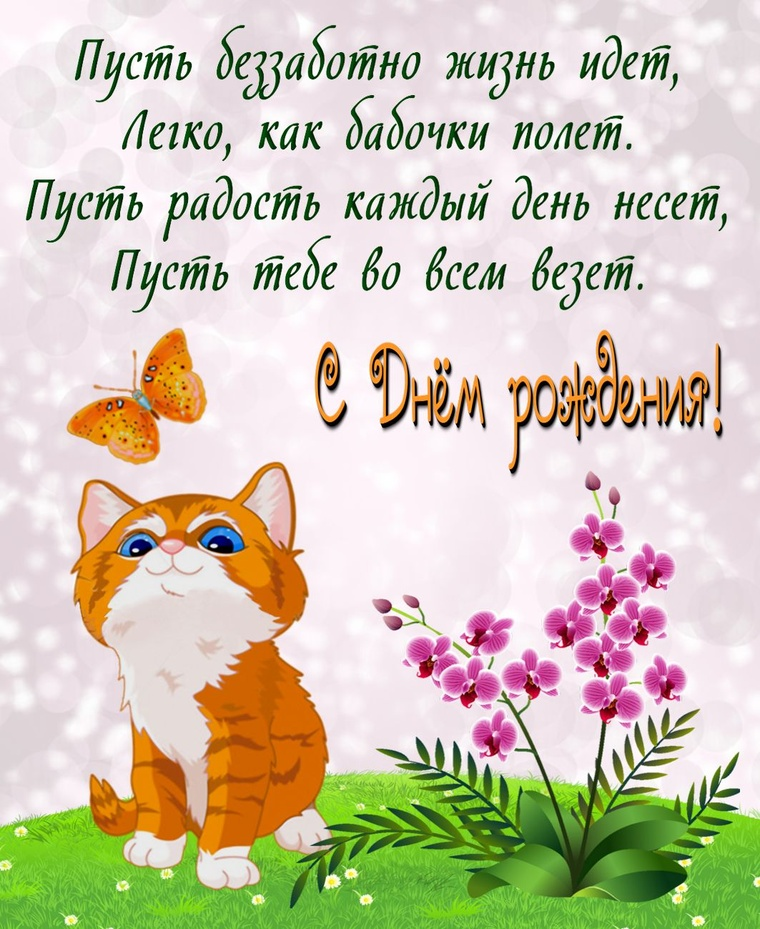
#> input picture Photos/1.jpg, 760 x 929 px, shrunk from 1063 x 1299 before the run, found by its file name
$ python pytesseract_ocr_code.py
#> lines starting #> are read from the running program, lines starting #| are printed output that depends on the picture
import cv2
import matplotlib.pyplot as plt
from PIL import Image, ImageEnhance, ImageFilter
import requests
from io import BytesIO
import pytesseract as pt
import numpy as np
pt.pytesseract.tesseract_cmd = r'C:\Users\ilya_\AppData\Local\tesseract.exe'

url = [
    "https://github.com/TiffanyICIS/TextInPhotoAutocorrector/blob/b9b552fa9191f51ed6d36af6c18609c973ebca6f/Photos/1.jpg?raw=true",
    "https://github.com/TiffanyICIS/TextInPhotoAutocorrector/blob/9c21e8ec91cd0cc8d7c465da044819239347b3da/Photos/2_1.jpg?raw=true",
    "https://github.com/TiffanyICIS/TextInPhotoAutocorrector/blob/a0f0c133c26e6b61a2fc950e37d6aac9980e65fa/Photos/3_3.jpg?raw=true",
    "https://github.com/TiffanyICIS/TextInPhotoAutocorrector/blob/9d3f88a8f1e4068165b35be9874795c7489015e0/Photos/3_1.jpg?raw=true"
]

images = []
for path in url:
    response = requests.get(path)
    Img = Image.open(BytesIO(response.content))
#> Img is the input picture: PIL image 760x929 RGB; mean R, G, B 206.7, 198.9, 178.3
    images.append(Img)

fig = plt.figure(figsize=(16,10))
rows = 2
columns = 2


fig.add_subplot(rows, columns, 1)
plt.imshow(images[0])
plt.axis('off')
plt.title("First Image")

fig.add_subplot(rows, columns, 2)
plt.imshow(images[1])
plt.axis('off')
plt.title("Second Image")

fig.add_subplot(rows, columns, 3)
plt.imshow(images[2])
plt.axis('off')
plt.title("Third Image")

fig.add_subplot(rows, columns, 4)
plt.imshow(images[3])
plt.axis('off')
plt.title("4th Image")

plt.show()
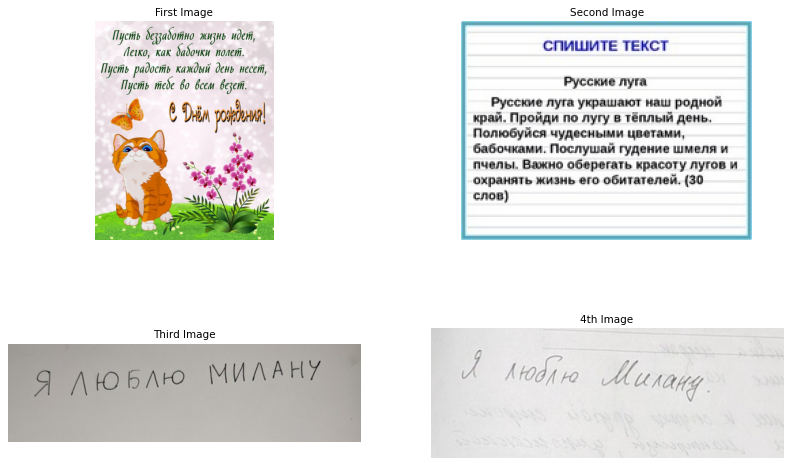
#> figure drawn by matplotlib, 4 panels

enh_images = []

for img in images:
    a = np.asarray(img)
    x = Image.fromarray(a)
    x = x.filter(ImageFilter.MedianFilter())
    enhancer = ImageEnhance.Contrast(x)
    x = enhancer.enhance(2)
    #x = x.convert('1')
    enh_images.append(x)
#> this loop made 4 passes
#> pass 1, `x = enhancer.enhance(2)`:
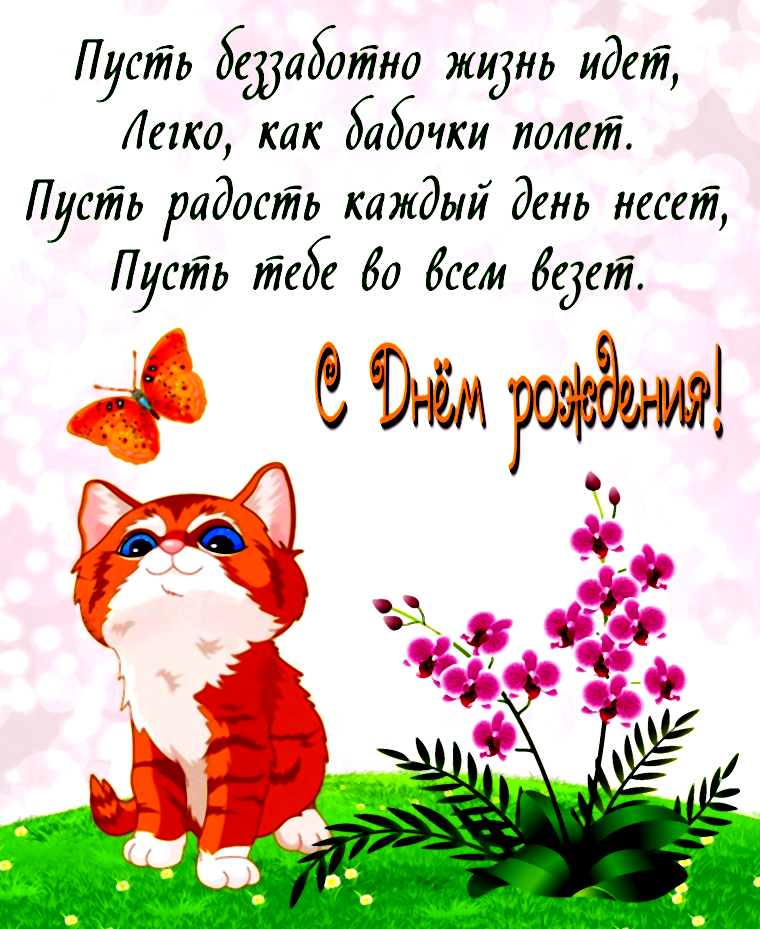
#> x: PIL image 760x929 RGB; mean R, G, B 204.9, 197, 178.9
#> pass 2, `x = x.filter(ImageFilter.MedianFilter())`:
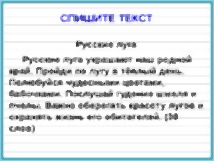
#> x: PIL image 214x161 RGB; mean R, G, B 220.5, 226.1, 228.8
#> pass 2, `x = enhancer.enhance(2)`:
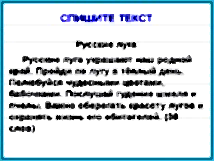
#> x: PIL image 214x161 RGB; mean R, G, B 203.9, 213.4, 218.4
#> after the loop:
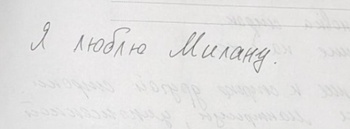
#> a: shape (129, 350, 3); mean R, G, B 227.5, 226.7, 226

fig = plt.figure(figsize=(16,10))
rows = 2
columns = 2

fig.add_subplot(rows, columns, 1)
plt.imshow(enh_images[0])
plt.axis('off')
plt.title("First Image")

fig.add_subplot(rows, columns, 2)
plt.imshow(enh_images[1])
plt.axis('off')
plt.title("Second Image")

fig.add_subplot(rows, columns, 3)
plt.imshow(enh_images[2])
plt.axis('off')
plt.title("Third Image")

fig.add_subplot(rows, columns, 4)
plt.imshow(enh_images[3])
plt.axis('off')
plt.title("4th Image")


plt.show()
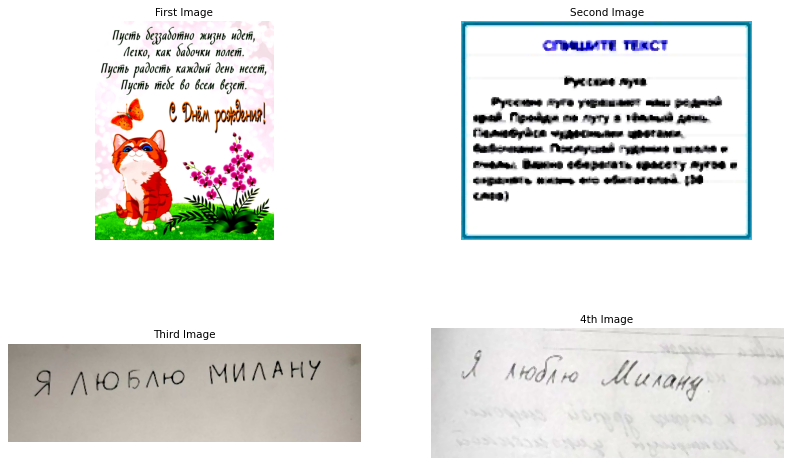
#> figure drawn by matplotlib, 4 panels

tesseract_preds = []
for img in enh_images:
#> (the run stopped early here; a loop or call above may not have finished)
